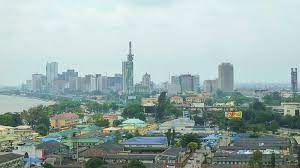
#> input picture week1/img/download2.jpeg, 300 x 168 px
$ jupyter execute practice2.ipynb
#> lines starting #> are read from the running program, lines starting #| are printed output that depends on the picture
[cell 1]
import cv2

[cell 2]
path = 'img/download2.jpeg'

[cell 3]
img = cv2.imread(path, 0)
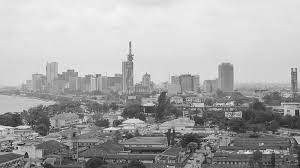
#> img: shape (168, 300); min 0, max 255, mean 168.3


$ run again, with week1/img/download1.jpeg copied over week1/img/download2.jpeg
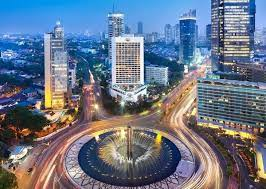
#> input picture week1/img/download1.jpeg, 266 x 189 px
#> `img = cv2.imread(path, 0)`:
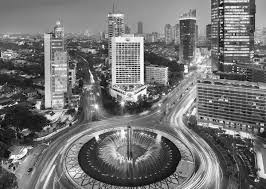
#> img: shape (189, 266); min 0, max 255, mean 115.4

$ run again, with week1/img/download4.jpeg copied over week1/img/download2.jpeg
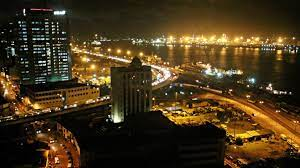
#> input picture week1/img/download4.jpeg, 300 x 168 px
#> `img = cv2.imread(path, 0)`:
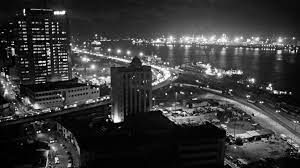
#> img: shape (168, 300); min 0, max 255, mean 55.6
